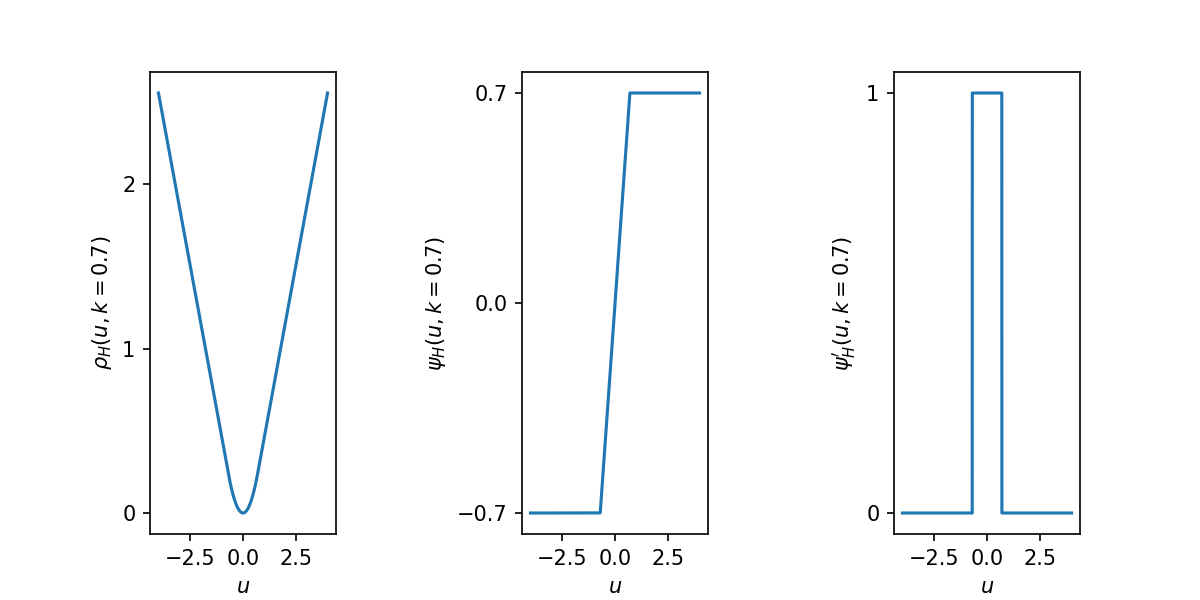

Write the Python code that produced this figure.
#!/usr/bin/env python3
# -*- coding: utf-8 -*-
"""
Created on Mon Jun 15 14:13:57 2020

@author: rdc
"""

import numpy as np
import matplotlib.pyplot as plt
from matplotlib.ticker import MaxNLocator


def loss_huber(x, k, tau=0.5):
    res = (np.abs(x) <= k) * x ** 2
    res += (np.abs(x) > k) * (2 * k * np.abs(x) - k**2)
    res *= np.abs((x < 0) - tau)
    return(res)


def score_huber(x, k, tau=0.5):
    res = (np.abs(x) <= k) * x * 2
    res += (np.abs(x) > k) * (2 * k * np.sign(x))
    res *= np.abs((x < 0) - tau)
    return(res)


def score_huber_deriv(x, k, tau=0.5):
    res = x*0
    res += (np.abs(x) <= k) * 2
    res = res.astype('float64')
    res *= np.abs((x < 0) * 1 - tau)
    return(res)


# %% Huberized Loss
k = 0.7
x = np.arange(-4, 4, 0.0001)


fig, ax = plt.subplots(ncols=3, figsize=(8, 4), dpi=150)
ax[0].plot(x, loss_huber(x, k))
ax[0].yaxis.set_major_locator(MaxNLocator(integer=True))
ax[0].set(xlabel=r'$u$', ylabel=r"$\rho_H(u,k={0})$".format(k))

ax[1].plot(x, score_huber(x, k))
ax[1].set_yticks([-k, 0, k])
ax[1].set(xlabel=r'$u$', ylabel=r"$\psi_H(u,k={0})$".format(k))

ax[2].plot(x, score_huber_deriv(x, k))
ax[2].yaxis.set_major_locator(MaxNLocator(integer=True))
ax[2].set(xlabel=r'$u$', ylabel=r"$\psi^\prime_H(u,k={0})$".format(k))

plt.subplots_adjust(wspace=1)
plt.savefig(
        fname='GRF_huberized_loss.png',
        dpi=150,
        transparent=True
)


# %% Asymmetric Huberized loss

tau = 0.2

fig, ax = plt.subplots(ncols=3, figsize=(8, 4), dpi=150)
ax[0].plot(x, loss_huber(x, k, tau))
ax[0].yaxis.set_major_locator(MaxNLocator(integer=True))
ax[0].set(xlabel=r'$u$', ylabel=r"$\rho_{AH,%.1f}(u,k=%.1f)$" % (tau, k))

ax[1].plot(x, score_huber(x, k, tau))
ax[1].set_yticks([-k * (1 - tau) * 2, 0, k * tau * 2])
ax[1].set(xlabel=r'$u$', ylabel=r"$\psi_{AH,%.1f}(u,k=%.1f)$" % (tau, k))

ax[2].plot(x, score_huber_deriv(x, k, tau))
ax[2].set_yticks([2*(1 - tau), 0, 2*tau])
ax[2].set(xlabel=r'$u$', ylabel=r"$\psi^\prime_{AH,%.1f}(u,k=%.1f)$" % (tau, k))

plt.subplots_adjust(wspace=1)
plt.savefig(
        fname='GRF_huberized_loss_asymmetric.png',
        dpi=150,
        transparent=True
)
